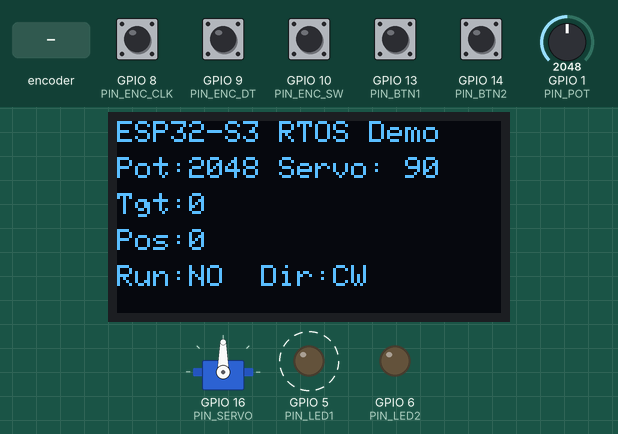
Bench run of a sketch on a simulated ESP32-S3. Shown: 128×64 one-colour display, servo, output pins drawn as LEDs (lit = HIGH). Dashed ring = blinking. Inputs (shaded band) come from the test bench; at power-on: GPIO 8 (PIN_ENC_CLK), GPIO 9 (PIN_ENC_DT), GPIO 10 (PIN_ENC_SW), GPIO 13 (PIN_BTN1), GPIO 14 (PIN_BTN2) HIGH, GPIO 1 (PIN_POT) = 2048.

Above: at 1.2 s.
1.3 s: GPIO 13 (PIN_BTN1) pulled LOW for 0.15 s
At 2.0 s:
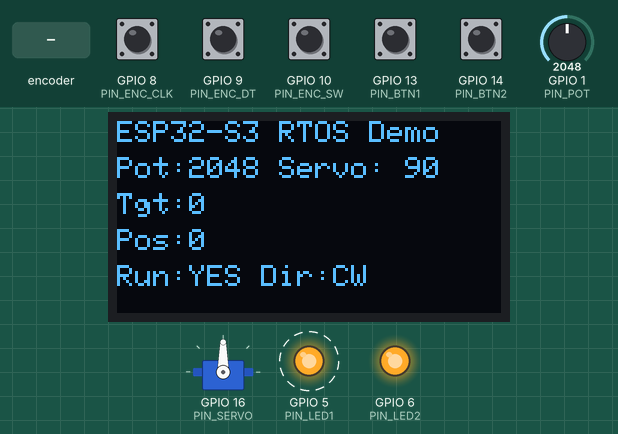
4.1 s: GPIO 1 (PIN_POT) set to 2866
At 5.0 s:
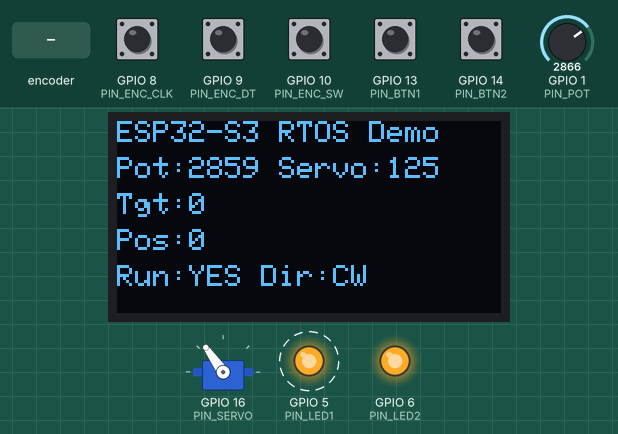
6.6 s: GPIO 1 (PIN_POT) set to 3603
At 8.1 s:
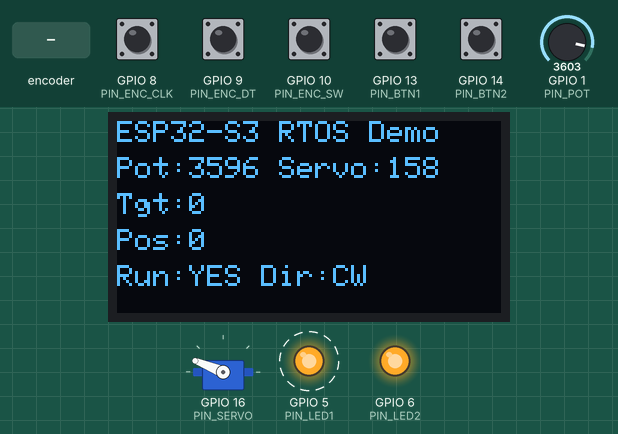
9.2 s: GPIO 13 (PIN_BTN1) pulled LOW for 1 s
At 10.1 s:
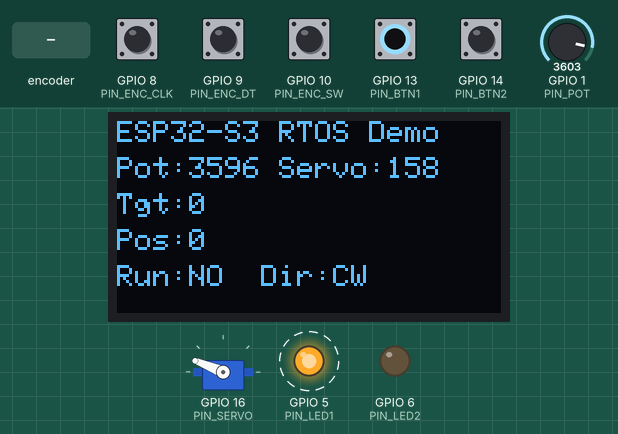
11.7 s: GPIO 14 (PIN_BTN2) pulled LOW for 0.15 s
At 13.2 s:
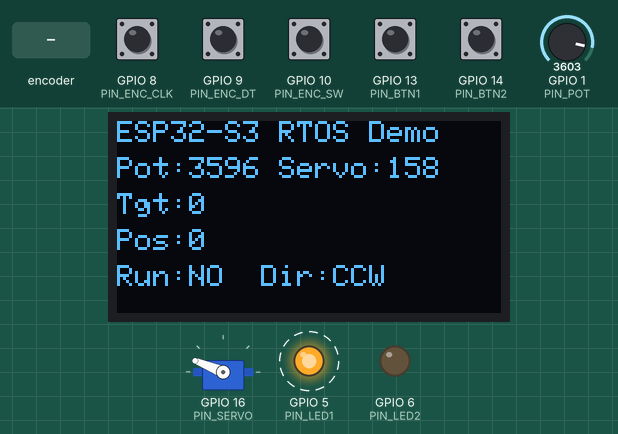
14.8 s: rotary encoder on GPIO 8 (PIN_ENC_CLK) / GPIO 9 (PIN_ENC_DT) turned 1 step (first pin leading)
At 16.2 s:
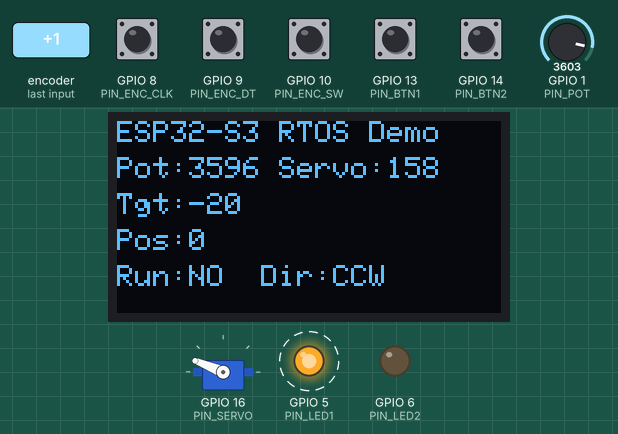
Timing chart, 0 to 18.8 s (numbered marks = the images above; inputs shaded):
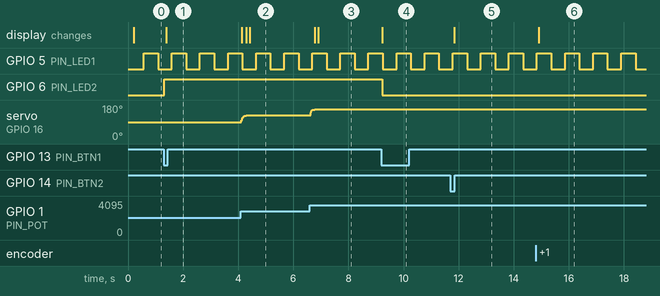

Measured:
- after the input at 1.3 s, GPIO 6 (PIN_LED2): LOW → HIGH at once; the display: changes after 0.10 s (image 1)
- after the input at 4.1 s, servo on GPIO 16 (PIN_SERVO): 90° → 125° at once; the display: first changes at once (image 2 shows a later state)
- after the input at 6.6 s, servo on GPIO 16 (PIN_SERVO): 125° → 157° at once, → 158° 0.21 s later; the display: first changes after 0.17 s (image 3 shows a later state)
- after the input at 9.2 s, GPIO 6 (PIN_LED2): HIGH → LOW at once; the display: changes at once (image 4)
- after the input at 11.7 s, the display: changes after 0.15 s (image 5)
- after the input at 14.8 s, the display: changes after 0.11 s (image 6)
- by itself, GPIO 5 (PIN_LED1): alternates HIGH for 0.52 s and LOW for 0.50 s

The sketch:

program.ino
```cpp
#include <Arduino.h>
#include <Wire.h>
#include <Adafruit_GFX.h>
#include <Adafruit_SSD1306.h>
#include <ESP32Servo.h>
#include <type_traits>

// ---------------- Pin map ----------------
constexpr uint8_t PIN_LED1 = 5;
constexpr uint8_t PIN_LED2 = 6;

constexpr uint8_t PIN_BTN1 = 13;
constexpr uint8_t PIN_BTN2 = 14;

constexpr uint8_t PIN_ENC_CLK = 8;
constexpr uint8_t PIN_ENC_DT  = 9;
constexpr uint8_t PIN_ENC_SW  = 10;

constexpr uint8_t PIN_POT = 1;

constexpr uint8_t PIN_SERVO = 16;

constexpr uint8_t PIN_I2C_SDA = 17;
constexpr uint8_t PIN_I2C_SCL = 18;

constexpr uint8_t PIN_STEPPER_STEP = 21;
constexpr uint8_t PIN_STEPPER_DIR  = 35;

// ---------------- Display ----------------
Adafruit_SSD1306 display(128, 64, &Wire, -1);

// ---------------- Servo ----------------
Servo servo;

// ---------------- Encoder ISR ----------------
volatile int32_t encAccum = 0;
volatile uint8_t lastA = 0;
volatile uint8_t lastB = 0;

IRAM_ATTR void isrEncA() {
  uint8_t a = digitalRead(PIN_ENC_CLK);
  uint8_t b = digitalRead(PIN_ENC_DT);
  if (a != lastA) {
    encAccum += (a == b) ? +1 : -1;
    lastA = a;
    lastB = b;
  }
}

// ---------------- Shared State ----------------
struct SystemState {
  int potRaw = 0;
  int servoAngle = 90;
  bool stepperEnabled = false;
  bool dirCW = true;
  int32_t target = 0;
  int32_t pos = 0;
  uint16_t stepHz = 800;
  bool ledHeartbeat = false;
  bool ledEnabled   = false;
  bool ledMoving    = false;
};

SystemState state;
SemaphoreHandle_t stateMtx;

// Helper that works for void and non-void lambdas
template<typename F>
auto withState(F&& f) {
  xSemaphoreTake(stateMtx, portMAX_DELAY);
  if constexpr (std::is_void_v<decltype(f(state))>) {
    f(state);
    xSemaphoreGive(stateMtx);
  } else {
    auto r = f(state);
    xSemaphoreGive(stateMtx);
    return r;
  }
}

// ---------------- Tasks ----------------
void TaskInput(void*) {
  pinMode(PIN_BTN1, INPUT_PULLUP);
  pinMode(PIN_BTN2, INPUT_PULLUP);
  pinMode(PIN_ENC_SW, INPUT_PULLUP);
  pinMode(PIN_ENC_CLK, INPUT_PULLUP);
  pinMode(PIN_ENC_DT,  INPUT_PULLUP);

  lastA = digitalRead(PIN_ENC_CLK);
  lastB = digitalRead(PIN_ENC_DT);
  attachInterrupt(digitalPinToInterrupt(PIN_ENC_CLK), isrEncA, CHANGE);

  bool prevBtn1 = true, prevBtn2 = true, prevEncSW = true;
  uint32_t potFilt = analogRead(PIN_POT);
  TickType_t lastBeat = xTaskGetTickCount();

  for (;;) {
    bool b1 = digitalRead(PIN_BTN1);
    bool b2 = digitalRead(PIN_BTN2);
    bool esw = digitalRead(PIN_ENC_SW);

    if (b1 != prevBtn1 && b1 == LOW) {
      withState([](SystemState& s){
        s.stepperEnabled = !s.stepperEnabled;
        s.ledEnabled = s.stepperEnabled;
        if (!s.stepperEnabled) s.ledMoving = false;
      });
    }
    prevBtn1 = b1;

    if (b2 != prevBtn2 && b2 == LOW) {
      withState([](SystemState& s){ s.dirCW = !s.dirCW; });
    }
    prevBtn2 = b2;

    if (esw != prevEncSW && esw == LOW) {
      withState([](SystemState& s){ s.target = 0; });
    }
    prevEncSW = esw;

    // Encoder
    int32_t delta = 0;
    noInterrupts();
    delta = encAccum;
    encAccum = 0;
    interrupts();
    if (delta) {
      withState([&](SystemState& s){ s.target += delta * 10; });
    }

    // Pot smoothing
    uint32_t raw = analogRead(PIN_POT);
    potFilt = (potFilt * 7 + raw) / 8;
    int angle = map(potFilt, 0, 4095, 0, 180);
    withState([&](SystemState& s){
      s.potRaw = potFilt;
      s.servoAngle = angle;
    });

    // Heartbeat
    if (xTaskGetTickCount() - lastBeat >= pdMS_TO_TICKS(500)) {
      withState([](SystemState& s){ s.ledHeartbeat = !s.ledHeartbeat; });
      lastBeat = xTaskGetTickCount();
    }

    vTaskDelay(pdMS_TO_TICKS(5));
  }
}

void TaskServo(void*) {
  servo.setPeriodHertz(50);
  servo.attach(PIN_SERVO, 500, 2500);
  for (;;) {
    int ang = withState([](SystemState& s){ return s.servoAngle; });
    servo.write(ang);
    vTaskDelay(pdMS_TO_TICKS(20));
  }
}

void TaskStepper(void*) {
  pinMode(PIN_STEPPER_STEP, OUTPUT);
  pinMode(PIN_STEPPER_DIR, OUTPUT);
  digitalWrite(PIN_STEPPER_STEP, LOW);

  for (;;) {
    bool enabled, prefCW;
    int32_t tgt, pos;
    uint16_t hz;
    withState([&](SystemState& s){
      enabled = s.stepperEnabled;
      prefCW  = s.dirCW;
      tgt     = s.target;
      pos     = s.pos;
      hz      = s.stepHz;
    });

    if (!enabled) {
      withState([](SystemState& s){ s.ledMoving = false; });
      vTaskDelay(pdMS_TO_TICKS(20));
      continue;
    }

    int32_t diff = tgt - pos;
    if (diff == 0) {
      withState([](SystemState& s){ s.ledMoving = false; });
      vTaskDelay(pdMS_TO_TICKS(10));
      continue;
    }

    bool needPositive = diff > 0;
    bool physicalCW = needPositive ? prefCW : !prefCW;
    digitalWrite(PIN_STEPPER_DIR, physicalCW ? HIGH : LOW);

    uint32_t us = 1000000UL / (hz ? hz : 1);
    withState([](SystemState& s){ s.ledMoving = true; });

    digitalWrite(PIN_STEPPER_STEP, HIGH);
    delayMicroseconds(us / 2);
    digitalWrite(PIN_STEPPER_STEP, LOW);
    delayMicroseconds(us / 2);

    withState([&](SystemState& s){
      s.pos += needPositive ? +1 : -1;
    });
  }
}

void TaskLEDs(void*) {
  pinMode(PIN_LED1, OUTPUT);
  pinMode(PIN_LED2, OUTPUT);

  for (;;) {
    SystemState snap = withState([](SystemState& s){ return s; });
    digitalWrite(PIN_LED1, snap.ledHeartbeat ? HIGH : LOW);
    digitalWrite(PIN_LED2, snap.ledEnabled   ? HIGH : LOW);
    vTaskDelay(pdMS_TO_TICKS(20));
  }
}

void TaskDisplay(void*) {
  for (;;) {
    SystemState snap = withState([](SystemState& s){ return s; });

    display.clearDisplay();
    display.setTextSize(1);
    display.setTextColor(SSD1306_WHITE);

    display.setCursor(0, 0);
    display.print(F("ESP32-S3 RTOS Demo"));

    display.setCursor(0, 12);
    display.printf("Pot:%4d Servo:%3d", snap.potRaw, snap.servoAngle);

    display.setCursor(0, 24);
    display.printf("Tgt:%ld", (long)snap.target);

    display.setCursor(0, 36);
    display.printf("Pos:%ld", (long)snap.pos);

    display.setCursor(0, 48);
    display.printf("Run:%s Dir:%s",
                   snap.stepperEnabled ? "YES" : "NO ",
                   snap.dirCW ? "CW " : "CCW");

    display.display();
    vTaskDelay(pdMS_TO_TICKS(120));
  }
}

void setup() {
  Serial.begin(115200);

  stateMtx = xSemaphoreCreateMutex();

  Wire.begin(PIN_I2C_SDA, PIN_I2C_SCL);
  if (!display.begin(SSD1306_SWITCHCAPVCC, 0x3C)) {
    for (;;) {
      Serial.println("SSD1306 init failed");
      delay(1000);
    }
  }

  xTaskCreatePinnedToCore(TaskInput,   "Input",   4096, nullptr, 3, nullptr, 1);
  xTaskCreatePinnedToCore(TaskServo,   "Servo",   3072, nullptr, 2, nullptr, 1);
  xTaskCreatePinnedToCore(TaskStepper, "Stepper", 4096, nullptr, 3, nullptr, 0);
  xTaskCreatePinnedToCore(TaskLEDs,    "LEDs",    2048, nullptr, 1, nullptr, 0);
  xTaskCreatePinnedToCore(TaskDisplay, "Display", 4096, nullptr, 1, nullptr, 1);
}

void loop() {
  vTaskDelay(pdMS_TO_TICKS(1000));
}
```
